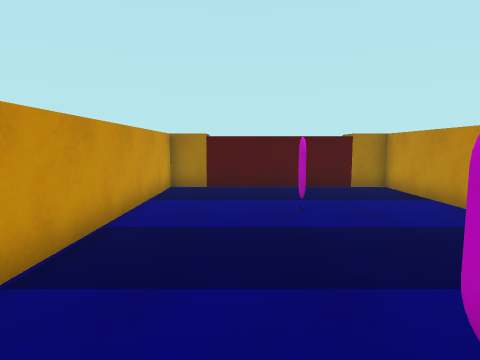
[1] (above)

13 first-person views from a walk through a 3-D level made in the Unity game engine. The camera is 1.5 m above the floor, tilts 6° down and sees 75° across. The floor is counted in squares, 1 m on a side. Each view is taken from the middle of a square. On the plan, view 1 faces up. The plan holds only what a view shows up to about 15 squares ahead; the rest is blank. The place goes on beyond the plan. The player character is not drawn. Door leaves are left out, so doorways stand open.

[2]
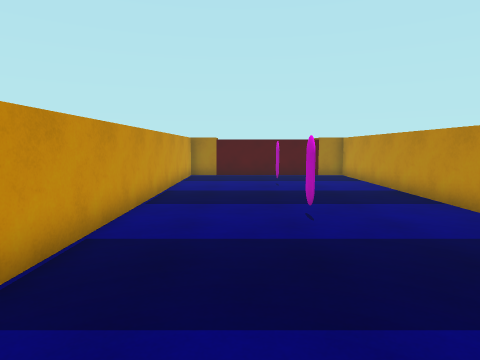

[3]
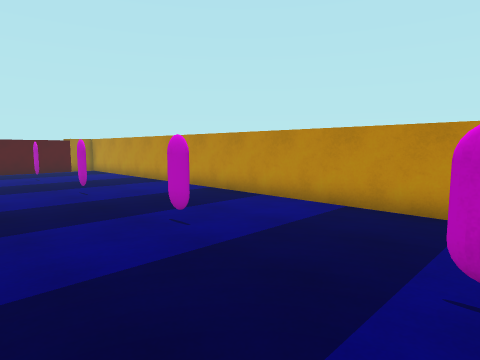

[4]
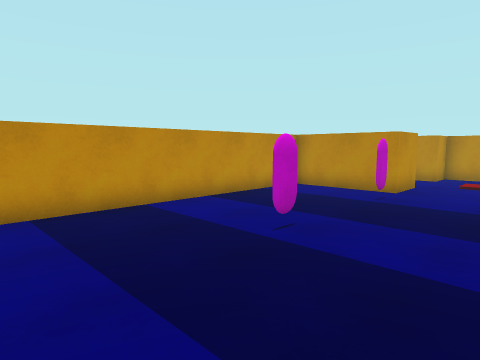

[5]
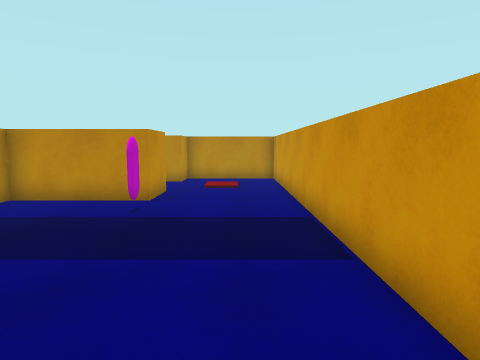

[6]
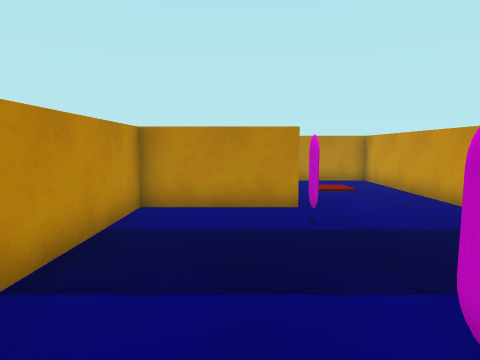

[7]
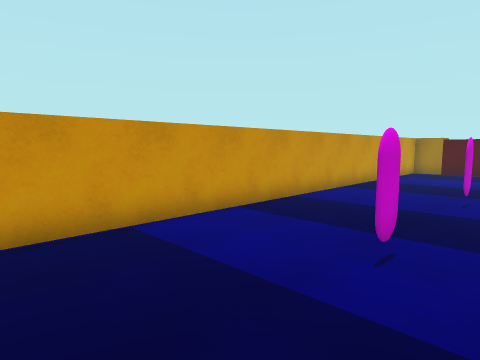

[8]
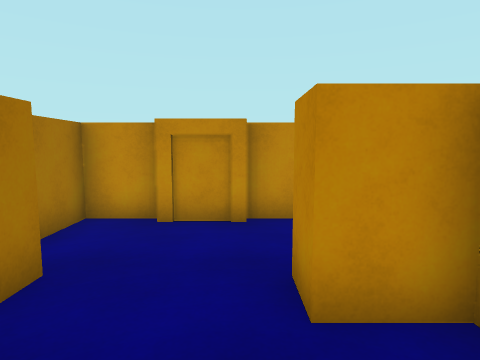

[9]
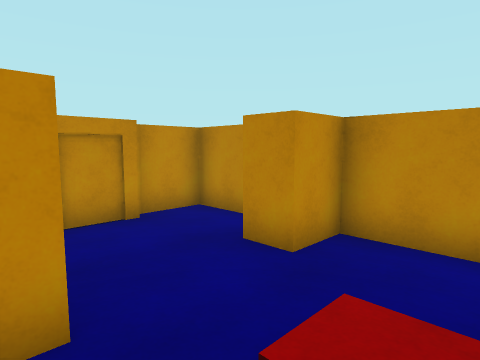

[10]
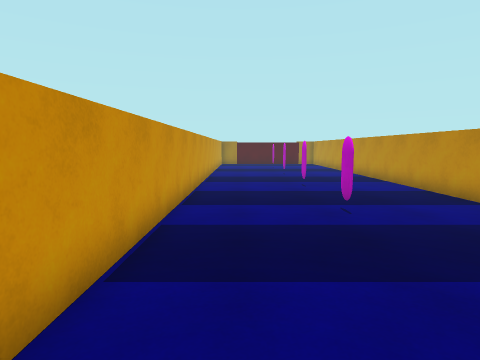

[11]
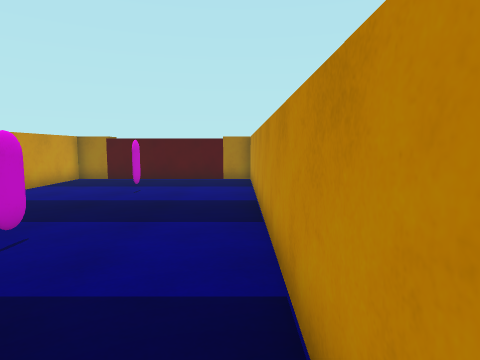

[12]
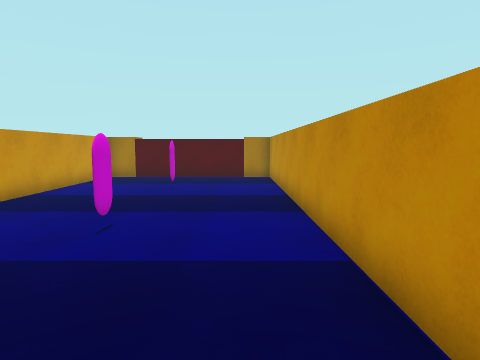

[13]
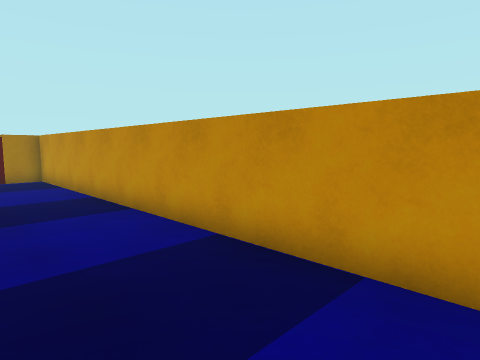

### Floor plan
Points are (right, up) in squares from view 1. A wall is a line through its corners. A room is listed if a view was taken in it or the views show most of it. See-through windows are left out.
Room 1 (views 1, 2, 3, 4, 5, 6, 7, 8, 9, 10, 11, 12, 13)
walls: (1.4, -3.5) (1.4, -4); (1.5, -4) (1.5, -3.5); (1.5, 1.4) (1.5, 2); (1.6, 1.9) (1.6, 1.4); (1.5, -9) (1.5, -8.4); (1.5, -13.1) (1.6, -13.6); (1.5, 7.2) (1.5, 7.9); (1.5, -13.6) (1.5, -13); (1.7, 7.8) (1.7, 7.3); (1.5, -16.8) (1.5, -14.7) (5.5, -14.7) (5.5, 11.7) (-2.6, 11.7) (-2.6, -21) (1.5, -21) (1.5, -19.6)
ways out: open door at (2, -18) to room 2
Room 2 (no view inside)
walls: (5.5, -17.4) (5.5, -15.7) (3.9, -15.7); (3.9, -21) (5.5, -21) (5.5, -19.1)
ways out: open door at (2, -18) to room 1
objects: elevator (5, -19) to (5, -18)

Where each view was taken, in squares from view 1:
view 1: 0 up, 0 right, facing up
view 2: 5 down, 0 right, facing up
view 3: 9 down, 2 left, facing up-right
view 4: 4 down, 2 left, facing down-right
view 5: 6 down, 1 left, facing down
view 6: 7 down, 3 right, facing down
view 7: 8 down, 3 right, facing up-left
view 8: 19 down, 1 left, facing right
view 9: 16 down, 1 left, facing down-right
view 10: 16 down, 1 left, facing up
view 11: 3 down, 5 right, facing up
view 12: 4 down, 4 right, facing up
view 13: 4 down, 2 right, facing up-right
